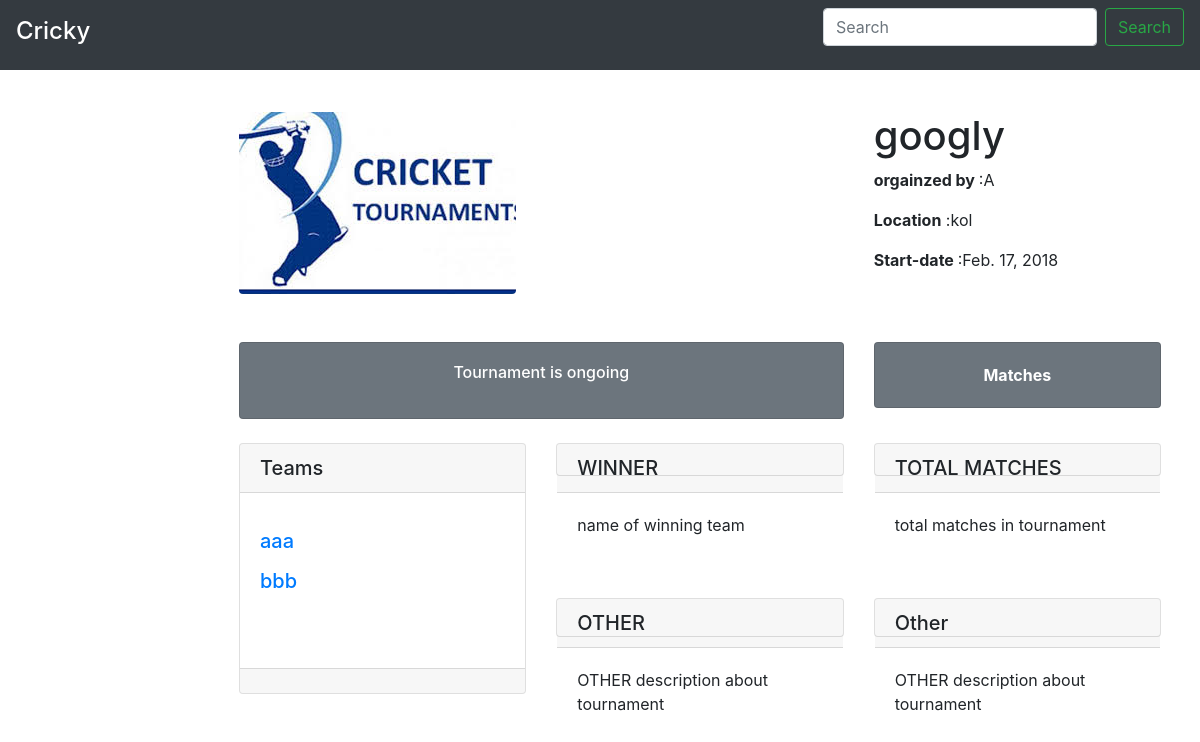
/search/tournaments/details/8/, run on an earlier commit of the app's database.
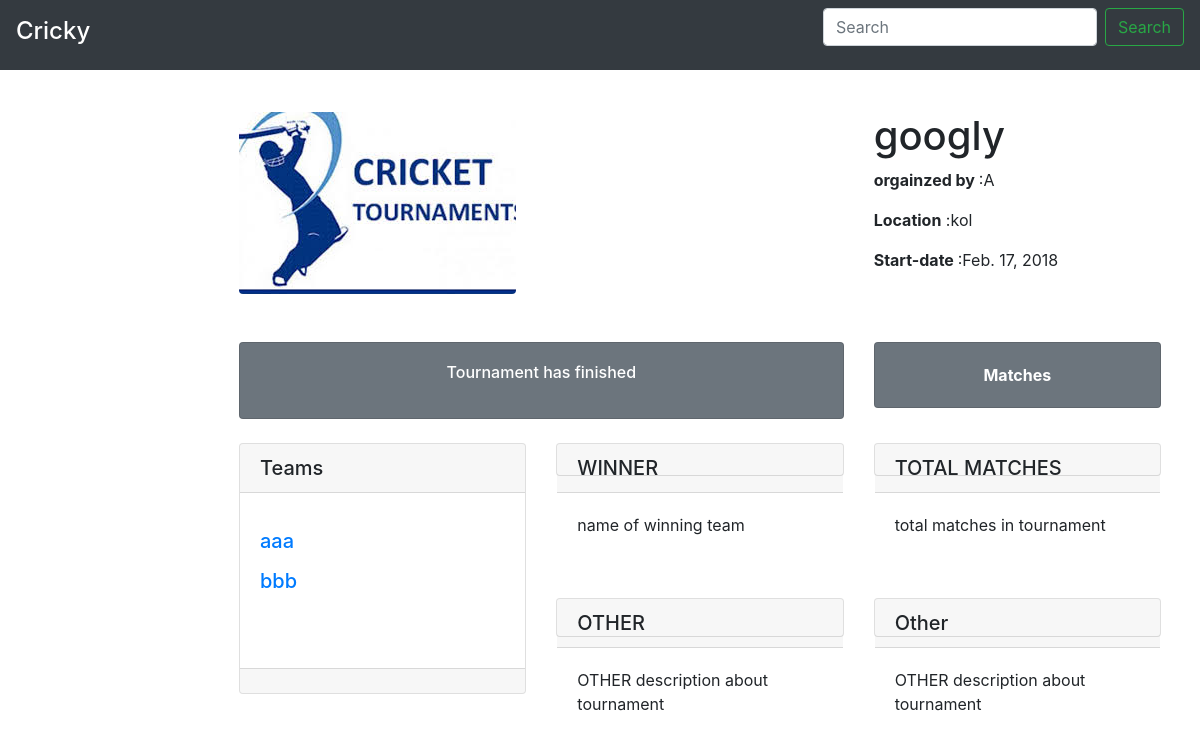
And on a later commit of the database.
### search/views.py (the view)
# urls.py: path('tournaments/details/<int:tournament_id>/', views.tournaments_details, name='tournaments_details'),
def tournaments_details(request, tournament_id):
    current_tournament = Tournament.objects.get(pk=tournament_id)
    teams = current_tournament.team_set.all()
    context = {'current_tournament': current_tournament, 'teams': teams}
    try:
        P = Player.objects.get(pk=request.user.id)
        context.update({'current_tournament': current_tournament, 'teams': teams, 'P': P})
    except Exception:
        try:
            o = Organizer.objects.get(pk=request.user.id)
            context = {'current_tournament': current_tournament, 'teams': teams, 'O': o}
        except Exception:
            context.update({'current_tournament': current_tournament, 'teams': teams, 'O': None})
    return render(request, 'search/tournaments_details.html', context)

### search/templates/search/tournaments_details.html (shortened to what this page needs)
{% extends 'search/base.html' %}
{% block body %}
    <main role="main" class="col-md-9 ml-sm-auto col-lg-10 pt-3 px-4">
    <br><br><br>
    <div class="container">
      <div class="row my-4">
        <div class="col-lg-8">
          <img class="img-fluid rounded" src="{{ current_tournament.image.url }}" alt="no">
        </div>
        <div class="col-lg-4">
            <h1>{{ current_tournament.name }}</h1>
            <p><b>orgainzed by </b> :{{ current_tournament.organizer}}</p>
            <p> <b>Location</b> :{{ current_tournament.place}}</p>
            <p> <b>Start-date </b> :{{ current_tournament.start_date}}</p>
        </div>
      </div>
      <div class="row">
          <div class="col-md-8">
               <div class="card text-white bg-secondary my-4 text-center">
                <div class="card-body">
                    <p class="text-white m-0">
                      {% if current_tournament.tournament_status == 0 %}
                         <h6> Tournament   is    Yet    to   start</h6>
                      {% elif  current_tournament.tournament_status == 1%}
                         <h6>  Tournament    is    ongoing</h6>
                      {% elif current_tournament.tournament_status == 2%}
                          <h6>  Tournament         has        finished</h6>
                      {% endif %}
                  </p>
                </div>
              </div>
          </div>
          <div class="col-md-4">
               <div class="card text-white bg-secondary my-4 text-center">
                <div class="card-body">
                  <p class="text-white m-0"> <a class="text-white m-0" href="{% url 'search:tournaments_matches' current_tournament.id %}"><b> Matches </b></a></p>
                </div>
              </div>
          </div>
      </div>
      <div class="row">
            <div class="col-md-4 mb-4 ">
              <div class="card h-75">
              <h5 class="card-header">Teams</h5>
                <div class="card-body">
                     {% for team in teams %}
                         <p> <a href="{% url 'search:teams_details' team.id %}"><h5>{{ team.name }}</h5></a></p>
                     {% endfor %}
                </div>
                <div class="card-footer">
                </div>
              </div>
            </div>
        <div class="col-md-8 mb-4">
            <div class="row">
                 <div class="col-md-6 mb-4">
                      <div class="card  h-25">
                        <h5 class="card-header">WINNER</h5>
                        <div class="card-body">
                         <p>   name of winning team </p>
                        </div>
                      </div>
                 </div>
                <div class="col-md-6 mb-4">
                     <div class="card h-25">
                        <h5 class="card-header">TOTAL MATCHES</h5>
                        <div class="card-body">
                        <p> total matches in tournament</p>
                      </div>
                     </div>
                </div>
            </div>
             <div class="row">
                 <div class="col-md-6 mb-4">
                      <div class="card h-25">
                        <h5 class="card-header">OTHER</h5>
                        <div class="card-body">
                              <p>OTHER description about tournament</p>
                      </div>
                      </div>
                 </div>
                <div class="col-md-6 mb-4">
                     <div class="card h-25">
                        <h5 class="card-header">Other</h5>
                        <div class="card-body">
                            <p>OTHER description about tournament</p>
                      </div>
                      </div>
                </div>
             </div>
        </div>
      </div>
        </div>
    </main>
{% endblock %}

What changed in the data, as far as the page shows it:
changed Tournament "googly": tournament_status 1 → 2 (drawn)
Also different on the page:
text no longer shown: "Tournament is ongoing"
text now shown: "Tournament has finished"
